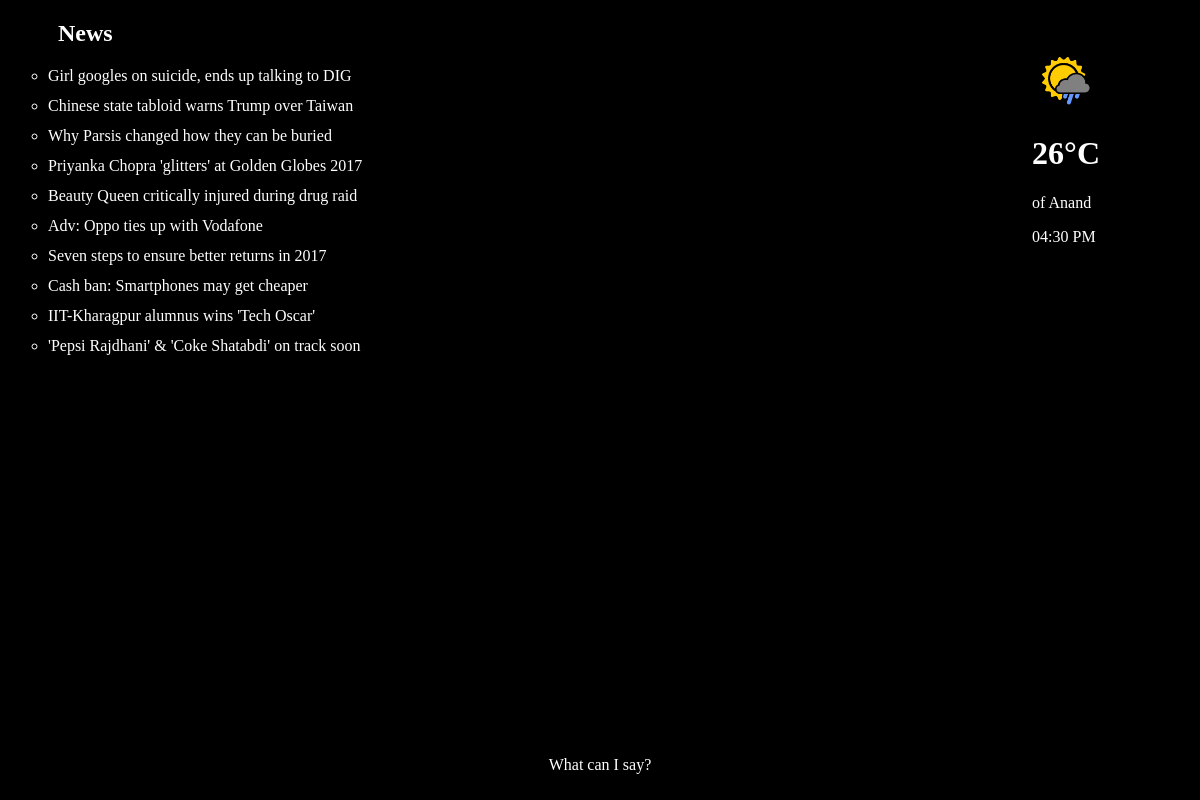
Before: /yesterday/ with the older database file.
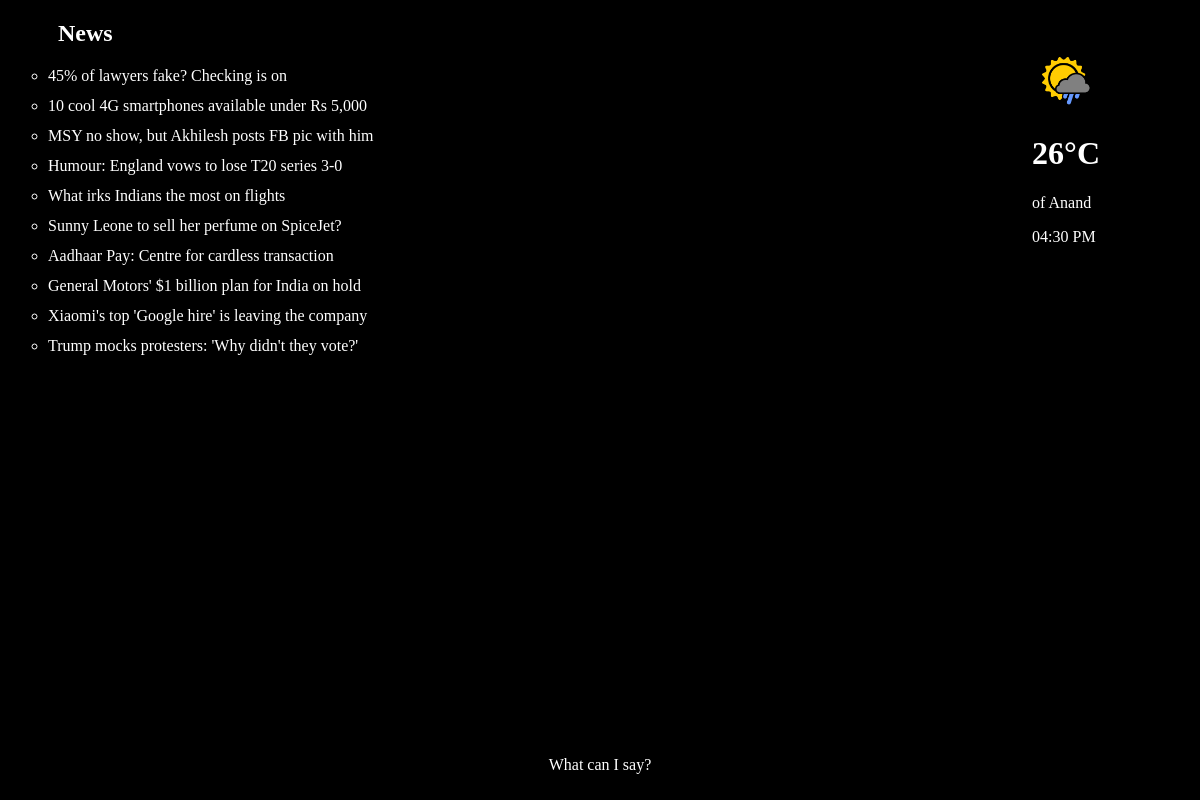
After: the same page with the newer database file.
### Data/models.py (models this page shows, shortened)
class Weather(models.Model):
    city = models.CharField(max_length=100)
    temp = models.CharField(max_length=5)
    date = models.DateTimeField(auto_now_add=True)
    class Meta:
        ordering = ['-date']

class ToiNews(models.Model):
    head_line = models.CharField(max_length=100, primary_key=True)
    link = models.CharField(max_length=140)
    date = models.DateTimeField(auto_now_add=True)
    class Meta:
        ordering = ['-date']

### Data/views.py (the view)
# urls.py: url(r'^yesterday/$', views.yesterday, name='yesterday'),
def yesterday(request):
	slug = {
		'news_list': ToiNews.objects.filter(date__lte=(datetime.now() - timedelta(days=1)))[:10],
		'weather': Weather.objects.all().order_by('-date')[:1],
	}
	return render(request, 'news_yesterday.html', slug)

### Data/templates/news_yesterday.html (shortened to what this page needs)
{% extends 'base.html' %}
{% block body %}
    <h2 style="padding-left: 50px;">News</h2>
    <ul style="list-style-type: circle;">
        {% for news in news_list %}
            <li>{{ news.head_line }}</li>
        {% endfor %}
    </ul>
{% endblock %}

### Data/templates/base.html (shortened to what this page needs)
<!DOCTYPE html>
<html>
<head>
	{% load staticfiles %}
    <link rel="stylesheet" href="{% static 'css/generic.css' %}">
</head>
<body onload="clock()">
    <div style="position: absolute; right: 100px; top: 50px;">
        {% block img %}
                <img src="{% static 'icon/weather-ico.png' %}" width="64px" height="64px" align="center">
        {% endblock %}
        {% for info in weather %}
            <h1>{{ info.temp }}C</h1>
            <p>of {{ info.city }}</p>
        {% endfor %}
        <p id="time"></p>
    </div>
    {% block body%}{% endblock %}
    <div class="msg help">
        <p>What can I say?</p>
    </div>
</body>
</html>

Changed rows visible on the page:
no longer on this page (row unchanged): ToiNews: head_line "Girl googles on suicide, ends up talking to DIG"
no longer on this page (row unchanged): ToiNews: head_line "Chinese state tabloid warns Trump over Taiwan"
no longer on this page (row unchanged): ToiNews: head_line "Why Parsis changed how they can be buried"
no longer on this page (row unchanged): ToiNews: head_line "Priyanka Chopra 'glitters' at Golden Globes 2017"
no longer on this page (row unchanged): ToiNews: head_line "Beauty Queen critically injured during drug raid"
no longer on this page (row unchanged): ToiNews: head_line "Adv: Oppo ties up with Vodafone"
no longer on this page (row unchanged): ToiNews: head_line "Seven steps to ensure better returns in 2017"
no longer on this page (row unchanged): ToiNews: head_line "Cash ban: Smartphones may get cheaper"
no longer on this page (row unchanged): ToiNews: head_line "IIT-Kharagpur alumnus wins 'Tech Oscar'"
no longer on this page (row unchanged): ToiNews: head_line "'Pepsi Rajdhani' & 'Coke Shatabdi' on track soon"
added ToiNews: head_line "45% of lawyers fake? Checking is on"
added ToiNews: head_line "10 cool 4G smartphones available under Rs 5,000"
added ToiNews: head_line "MSY no show, but Akhilesh posts FB pic with him"
added ToiNews: head_line "Humour: England vows to lose T20 series 3-0"
added ToiNews: head_line "What irks Indians the most on flights"
added ToiNews: head_line "Sunny Leone to sell her perfume on SpiceJet?"
added ToiNews: head_line "Aadhaar Pay: Centre for cardless transaction"
added ToiNews: head_line "General Motors' $1 billion plan for India on hold"
added ToiNews: head_line "Xiaomi's top 'Google hire' is leaving the company"
added ToiNews: head_line "Trump mocks protesters: 'Why didn't they vote?'"
